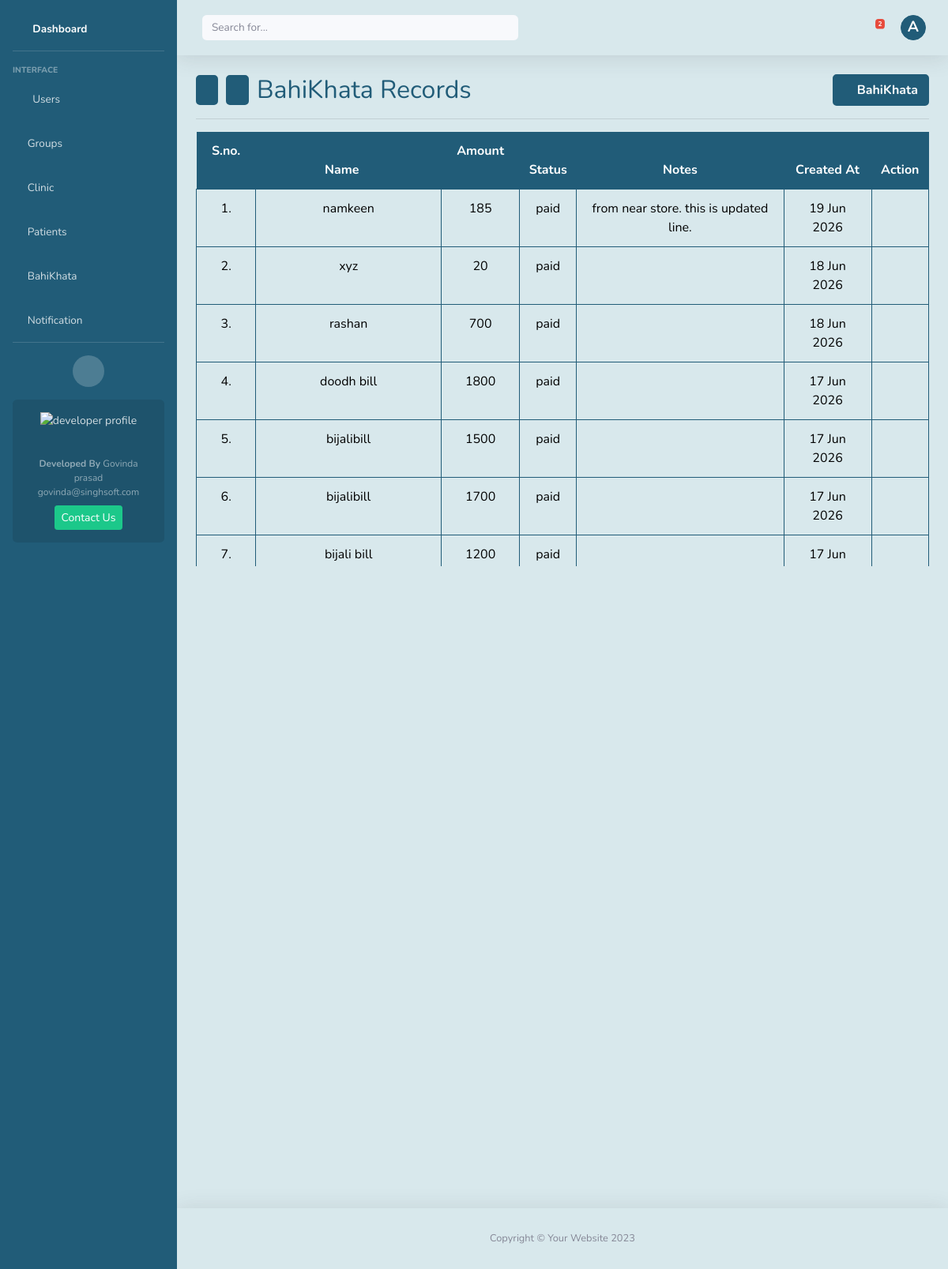
Screenshot of /bahikhata/ (signed in) with the database file from the repository.
### home/models.py (models this page shows, shortened)
class User(AbstractUser):
    custom_id   = models.CharField(max_length=10, unique=True, blank=False, null=False)
    clinic      = models.ForeignKey('Clinic', on_delete=models.CASCADE, related_name="clinic_users", null=True, blank=True)
    profile_img = models.ImageField(upload_to=rename_image, blank=True)
    phone       = models.CharField(validators=[indian_phone_regex], max_length=15, blank=True, null=True)
    is_superuser= models.BooleanField(default=False)
    is_admin    = models.BooleanField(default=False)    # clinic admin
    is_admin_staff= models.BooleanField(default=False)    # clinic staff
    is_password_reset=models.BooleanField(default=False)
    is_active   = models.BooleanField(default=True)
    updated_at  = models.DateTimeField(auto_now=True)
    objects     = CustomUserManager()

### bahikhata/models.py (models this page shows, shortened)
class BahiKhata(models.Model):
    PAYMENT_STATUS_CHOICES = [
        ('pending', 'Pending'),
        ('paid', 'Paid'),
        ('overdue', 'Overdue'),
    ]
    user = models.ForeignKey(User, on_delete=models.SET_NULL, null=True, blank=True)
    name = models.CharField(max_length=255)
    amount = models.IntegerField()
    notes = models.TextField(blank=True, null=True)
    payment_status = models.CharField(max_length=20, choices=PAYMENT_STATUS_CHOICES, default='paid')
    created_at = models.DateTimeField(default=timezone.now)
    updated_at = models.DateTimeField(auto_now=True)

### bahikhata/views.py (the view)
# urls.py: path('bahikhata/', include('bahikhata.urls')),
@require_http_methods(["GET"])
@login_required(login_url='login')
@permission_required(['khata.view_bahikhata'], raise_exception=True)
def bahikhata(request):
    try:
        page_number = int(request.GET.get('page', 1))
    except (ValueError, TypeError):
        messages.error(request, "Page number must be integer.")
        return redirect('index')
    records = BahiKhata.objects.filter(user=request.user).order_by('-created_at')
    paginator = Paginator(records, 10)
    page_obj = paginator.get_page(page_number)
    return render(request, 'bahikhata_records.html', {'records': page_obj})

### home/context_processors.py (called while the page is built)
def notification_context(request):
    if request.user.is_authenticated:
        unread = Notification.objects.filter(
            receiver=request.user
        ).exclude(
            seen_notes__seen_by=request.user
        ).count()
    else:
        unread = 0
    return {"unread_notifications": unread}

### home/templatetags/custom_filters.py (called while the page is built)
@register.filter
def get_first_letter(username):
    return username[0] if username else '?'

### bahikhata/templates/bahikhata_records.html (shortened to what this page needs)
{% extends 'layout.html' %}
{% block content %}
    <div class="d-flex justify-content-between align-items-center">
        <div class="nav-container" style="display: flex; gap: 10px; justify-content: center;">
            <button class="cnav-btn" onclick="window.history.back()" title="Back"><i class="fa fa-arrow-left"></i></button>
            <button class="cnav-btn" onclick="window.history.forward()" title="Forward"><i class="fa fa-arrow-right"></i></button>
            <h2 class="mb-0 custome-color-dark">BahiKhata Records</h2>
        </div>
        <a href="{% url 'add_bahikhata' %}" class="btn cb" style="font-weight:bold;"><i class="fas fa-plus"></i> BahiKhata</a>
    </div>
    <hr>
    <div class="table-responsive" style="max-height: 550px; overflow-y: auto; overflow-x: auto; position: relative;">
        <table class="table table-bordered ctb">
        <thead class="" style="position: sticky; top: 0; z-index: 500;">
        <tr>
            <th scope="col">S.no. <i class="fas fa-sort cstm-sort" onclick="sortTable(this)"></i></th>
            <th scope="col">Name <i class="fas fa-sort cstm-sort" onclick="sortTable(this)"></i></th>
            <th scope="col">Amount <i class="fas fa-sort cstm-sort" onclick="sortTable(this)"></i></th>
            <th scope="col">Status</th>
            <th scope="col">Notes</th>
            <th scope="col">Created At</th>
            <th scope="col">Action</th>
        </tr>
        </thead>
        <tbody>
        {% if records %}
        {% for record in records %}
        <tr class="">
            <td>{{forloop.counter}}.</td>
            <td>{{record.name}}</td>
            <td>{{record.amount}}</td>
            <td>{{record.payment_status}}</td>
            <td>{{record.notes}}</td>
            <td>{{record.created_at|date:"d M Y"}}</td>
            <td>
                <a class="action-links update" href="{% url 'update_bahikhata' record.id  %}" title="Edit"><i class="fas fa-pen"></i></a>
                <a class="action-links delete" data-url="{% url 'delete_bahikhata' record.id %}" title="Delete Record" data-toggle="modal" data-target="#deleteConfirmModal"  onclick="showDeleteModal(this)" style="margin-left:8px;">
                    <i class="fas fa-trash"></i>
                </a>
            </td>
        </tr>
        {% endfor %}
        {% endif %}
        </tbody>
        </table>
    </div>
{% endblock content %}

### home/templates/layout.html (shortened to what this page needs)
{% load static %}
{% load custom_filters %}
<!DOCTYPE html>
<html lang="en">
<head>
    <link href="{% static 'vendor/fontawesome-free/css/all.min.css' %}" rel="stylesheet" type="text/css">
    <link href="{% static 'css/sb-admin-2.min.css' %}" rel="stylesheet">
</head>
<body id="page-top">
    <div id="wrapper">
        <ul class="navbar-nav sidebar sidebar-dark box-background-dark" id="accordionSidebar">
            <li class="nav-item active mt-2" >
              {% if request.user.is_superuser or request.user.is_admin %}
                <a class="nav-link" href="{% url 'index' %}">
                    <i class="fas fa-fw fa-chart-area"></i>
                    <span>Dashboard</span>
                </a>
              {% else %}
                <a class="nav-link" href="#">
                    <span>Dashboard</span>
                </a>
              {% endif %}
            </li>
            <hr class="sidebar-divider">
            <div class="sidebar-heading">Interface</div>
          {% if perms.home.view_user %}
            <li class="nav-item">
                <a class="nav-link " href="{% url 'all_users' %}" aria-expanded="true">
                    <i class="fas fa-fw fa-user"></i>
                    <span>Users</span>
                </a>
            </li>
          {% endif %}
          {% if perms.auth.view_group %}
            <li class="nav-item">
                <a class="nav-link " href="{% url 'groups' %}" aria-expanded="true" >
                    <i class='fas fa-layer-group'></i>
                    <span>Groups</span>
                </a>
            </li>
          {% endif %}
          {% if perms.home.view_clinic %}
            <li class="nav-item">
                <a class="nav-link" href="{% url 'clinic' %}" aria-expanded="true">
                    <i class="fas fa-clinic-medical"></i>
                    <span>Clinic</span>
                </a>
            </li>
          {% endif %}
          {% if perms.home.view_patient %}
            <li class="nav-item">
                <a class="nav-link " href="{% url 'patients' %}" aria-expanded="true" >
                    <i class="fas fa-diagnoses"></i>
                    <span>Patients</span>
                </a>
            </li>
          {% endif %}
          {% if perms.bahikhata.view_bahikhata %}
            <li class="nav-item">
                <a class="nav-link " href="{% url 'bahikhata' %}" aria-expanded="true" >
                    <i class="fas fa-book"></i>
                    <span>BahiKhata</span>
                </a>
            </li>
          {% endif %}
          {% if perms.home.view_notification %}
            <li class="nav-item">
                <a class="nav-link " href="{% url 'notifications' %}" aria-expanded="true" >
                    <i class="fas fa-envelope-open-text"></i>
                    <span>Notification</span>
                </a>
            </li>
          {% endif %}
            <hr class="sidebar-divider d-none d-md-block">
            <div class="text-center d-none d-md-inline">
                <button class="rounded-circle border-0" id="sidebarToggle"></button>
            </div>
            <div class="sidebar-card d-none d-lg-flex">
                <img class="sidebar-card-illustration mb-2" src="{% static "/img/undraw_profile.svg" %}" alt="developer profile">
                <p class="text-center mb-2"><strong>Developed By</strong> Govinda prasad govinda@singhsoft.com</p>
                <a class="btn btn-success btn-sm" href="mailto:govinda@singhsoft.com">Contact Us</a>
            </div>
        </ul>
        <div id="content-wrapper" class="d-flex flex-column">
            <div id="content" style="background: #d8e8ec">
                <nav class="navbar navbar-expand topbar mb-4 static-top shadow">
                    {% if search_bar|default:"true" == "true" %}
                    <form class="d-none d-sm-inline-block form-inline mr-auto ml-md-3 my-2 my-md-0 mw-100 navbar-search">
                        <div class="input-group">
                            <input type="text" class="form-control bg-light border-0 small" placeholder="Search for..."
                                aria-label="Search" aria-describedby="basic-addon2" id="search-bar">
                        </div>
                    </form>
                    {% endif %}
                    <ul class="navbar-nav ml-auto">
                        <li class="nav-item dropdown no-arrow mx-1">
                            <a class="nav-link dropdown-toggle" href="#" id="messagesDropdown" role="button"
                                data-toggle="dropdown" aria-haspopup="true" aria-expanded="false" onclick="fetchNotifications()">
                                <i class="fas fa-envelope fa-fw custome-color-dark cnav-icon2"></i>
                                {% if unread_notifications > 0 %}
                                <span class="badge badge-danger badge-counter">{{unread_notifications}}</span>
                                {% endif %}
                            </a>
                        </li>
                        <li class="nav-item dropdown no-arrow">
                            <a class="nav-link dropdown-toggle" href="#" id="userDropdown" role="button"
                                data-toggle="dropdown" aria-haspopup="true" aria-expanded="false">
                                {% if request.user.profile_img %}
                                    <img class="img-profile rounded-circle box-background-border-dark cnav-icon"
                                        src="{{request.user.profile_img.url}}" alt="profile image" title="{{request.user.username}}">
                                {% else %}
                                    <div class="img-profile rounded-circle user-face cnav-icon" title="{{request.user.username}}">
                                        {{ request.user.username|get_first_letter|upper }}
                                    </div>
                                {% endif %}
                            </a>
                        </li>
                    </ul>
                </nav>
                <div class="container-fluid">
                    {% block content %}{% endblock %}
                </div>
            </div>
            <footer class="sticky-footer box-background-light shadow">
                <div class="container my-auto">
                    <div class="copyright text-center my-auto" style="">
                        <span>Copyright &copy; Your Website 2023</span>
                    </div>
                </div>
            </footer>
        </div>
    </div>
</body>
</html>

### home/templates/layout.html (style rules this page uses)
.cnav-btn { color: white; font-weight:bold; border-radius: 5px; cursor: pointer; background-color: rgba(33, 92, 120, 1)!important; border: 2px solid rgba(33, 92, 120, 1)!important; transition: color .15s ease-in-out, background-color .15s ease-in-out, border-color .15s ease-in-out, box-shadow .15s ease-in-out; }
.cb { color: white; font-weight:bold; border-radius: 5px; background-color: rgba(33, 92, 120, 1)!important; border: 2px solid rgba(33, 92, 120, 1)!important; }
.action-links { color: rgba(33, 92, 120, 1); }
.box-background-dark { background-color: rgba(33, 92, 120, 1)!important; }
.box-background-light { background-color: #d8e8ec; }
.custome-color-dark { color: rgba(33, 92, 120, 1); }
.user-face { text-align: center; font-size: larger; font-weight: bold; background-color: rgba(33, 92, 120, 1)!important; border: 1px solid rgba(33, 92, 120, 1)!important; color: white; }
.ctb { border: 0px solid rgba(33, 92, 120, 1)!important; }
.ctb th { text-align:center; border: 0px solid rgba(33, 92, 120, 1)!important; background-color: rgba(33, 92, 120, 1)!important; color:white; }
.ctb td { text-align:center; border: 1px solid rgba(33, 92, 120, 1)!important; color:black; font-weight:normal; }

### rows the page displays
User: user.username|get_first_letter "A"
BahiKhata: name "namkeen", amount "185", payment_status "paid", notes "from near store. this is updated line.", created_at "19 Jun 2026"
BahiKhata: name "xyz", amount "20", payment_status "paid", created_at "18 Jun 2026"
BahiKhata: name "rashan", amount "700", payment_status "paid", created_at "18 Jun 2026"
BahiKhata: name "doodh bill", amount "1800", payment_status "paid", created_at "17 Jun 2026"
BahiKhata: name "bijalibill", amount "1500", payment_status "paid", created_at "17 Jun 2026"
BahiKhata: name "bijalibill", amount "1700", payment_status "paid", created_at "17 Jun 2026"
BahiKhata: name "bijali bill", amount "1200", payment_status "paid", created_at "17 Jun…"

### other values shown
{{ unread_notifications }} "2"
